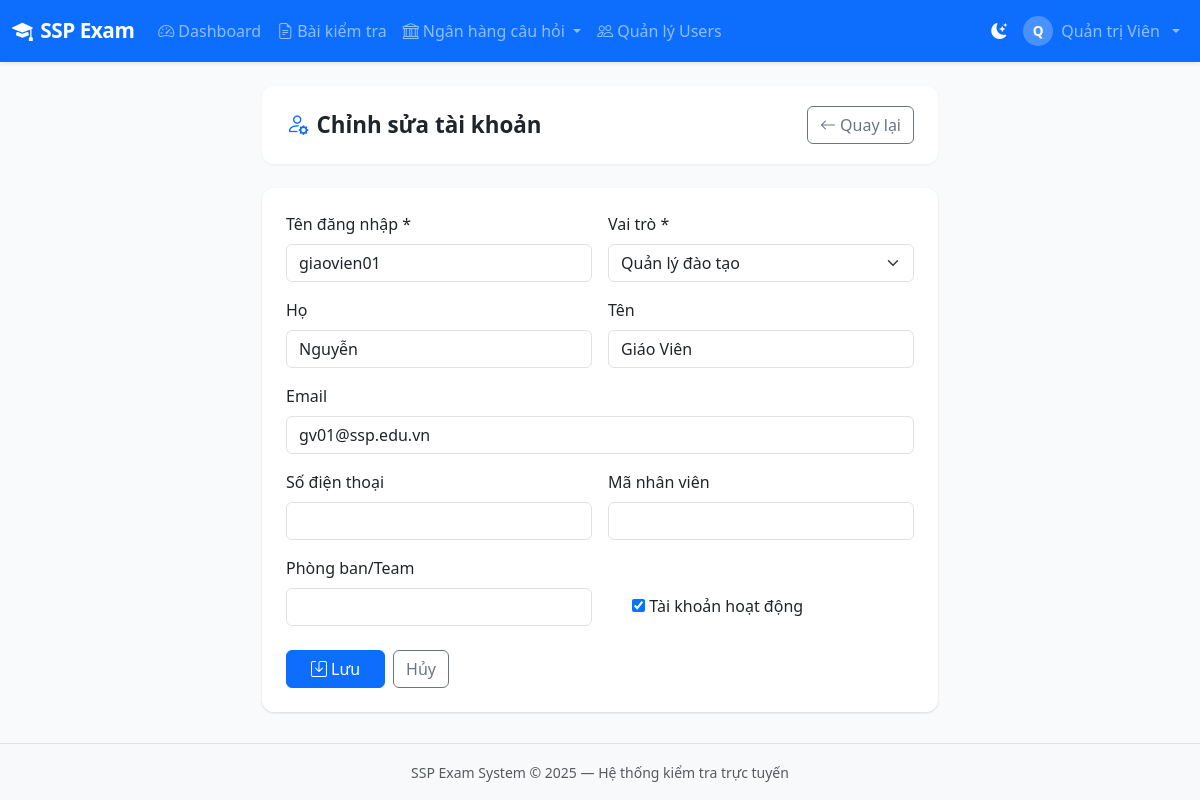
The page /accounts/users/2/edit/ (signed in) on the database as committed earlier.
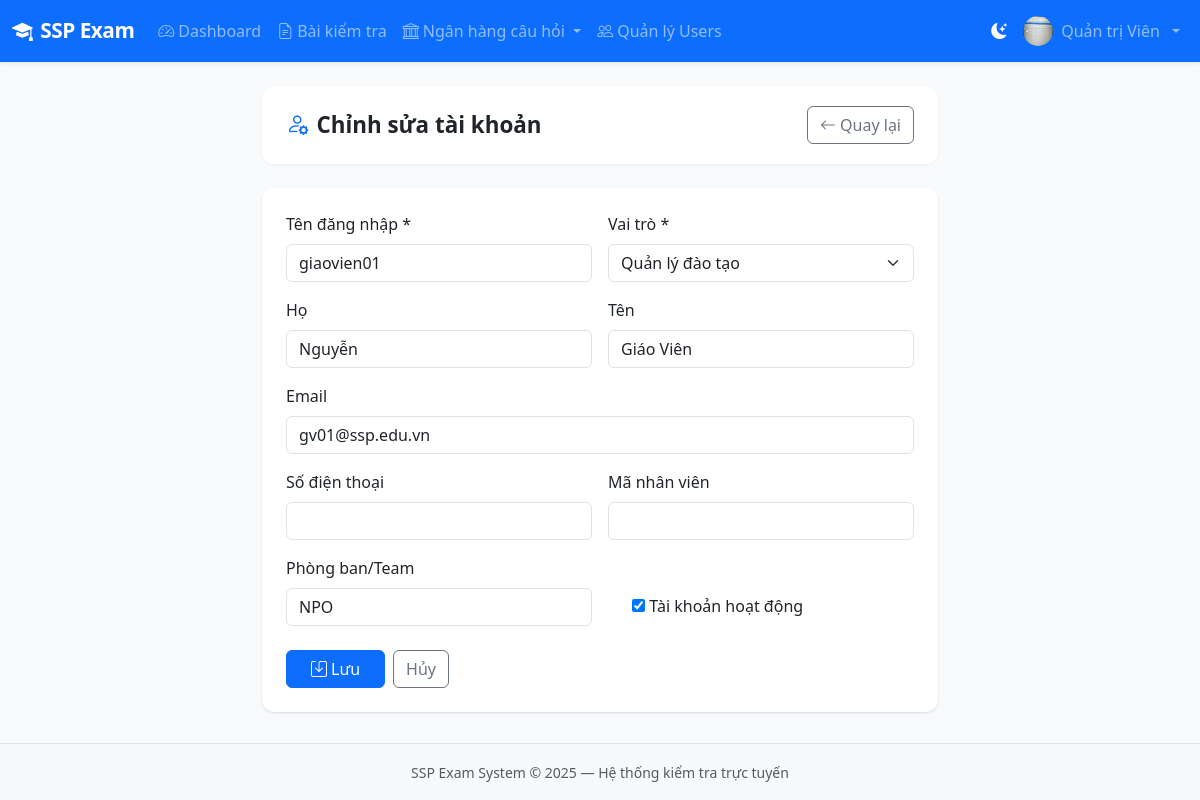
The same page on the database as committed later.
### accounts/models.py (models this page shows, shortened)
class User(AbstractUser):
    ROLE_ADMIN = 'admin'
    ROLE_TEACHER = 'teacher'
    ROLE_STUDENT = 'student'
    ROLE_CHOICES = [
        (ROLE_ADMIN, 'Quản trị viên'),
        (ROLE_TEACHER, 'Quản lý đào tạo'),
        (ROLE_STUDENT, 'Nhân viên'),
    ]
    role = models.CharField(max_length=20, choices=ROLE_CHOICES, default=ROLE_STUDENT)
    phone = models.CharField(max_length=20, blank=True)
    avatar = models.ImageField(upload_to='avatars/', blank=True, null=True)
    student_id = models.CharField(max_length=50, blank=True, verbose_name='Mã nhân viên')
    class_name = models.CharField(max_length=100, blank=True, verbose_name='Phòng ban/Team')
    created_at = models.DateTimeField(auto_now_add=True)
    updated_at = models.DateTimeField(auto_now=True)
    class Meta:
        verbose_name = 'Người dùng'
        verbose_name_plural = 'Người dùng'
        ordering = ['-date_joined']
    @property
    def is_admin(self):
        return self.role == self.ROLE_ADMIN
    @property
    def can_create_exam(self):
        return self.role in (self.ROLE_ADMIN, self.ROLE_TEACHER)

### accounts/views.py (the view)
# urls.py: path('users/<int:pk>/edit/', views.user_edit_view, name='user_edit'),
@admin_required
def user_edit_view(request, pk):
    user = get_object_or_404(User, pk=pk)
    form = AdminUserForm(request.POST or None, instance=user)
    if request.method == 'POST' and form.is_valid():
        form.save()
        messages.success(request, 'Cập nhật tài khoản thành công!')
        return redirect('user_list')
    return render(request, 'accounts/user_form.html', {'form': form, 'title': 'Chỉnh sửa tài khoản', 'obj': user})

### accounts/forms.py
class AdminUserForm(forms.ModelForm):
    class Meta:
        model = User
        fields = ['username', 'first_name', 'last_name', 'email', 'role', 'phone', 'student_id', 'class_name', 'is_active']
        widgets = {f: forms.TextInput(attrs={'class': 'form-control'}) for f in ['username', 'first_name', 'last_name', 'email', 'phone', 'student_id', 'class_name']}
    def __init__(self, *args, **kwargs):
        super().__init__(*args, **kwargs)
        self.fields['role'].widget.attrs['class'] = 'form-select'
        self.fields['email'].widget = forms.EmailInput(attrs={'class': 'form-control'})

### templates/accounts/user_form.html (shortened to what this page needs)
{% extends 'base.html' %}
{% block content %}
<div class="row justify-content-center">
  <div class="col-md-7">
    <div class="page-header">
      <h1><i class="bi bi-person-gear me-2 text-primary"></i>{{ title }}</h1>
      <a href="{% url 'user_list' %}" class="btn btn-outline-secondary"><i class="bi bi-arrow-left me-1"></i>Quay lại</a>
    </div>
    <div class="card">
      <div class="card-body p-4">
        <form method="post">
          <div class="row g-3">
            <div class="col-6">
              <label class="form-label fw-medium">Tên đăng nhập *</label>
              {{ form.username }}
            </div>
            <div class="col-6">
              <label class="form-label fw-medium">Vai trò *</label>
              {{ form.role }}
            </div>
            <div class="col-6">
              <label class="form-label fw-medium">Họ</label>
              {{ form.first_name }}
            </div>
            <div class="col-6">
              <label class="form-label fw-medium">Tên</label>
              {{ form.last_name }}
            </div>
            <div class="col-12">
              <label class="form-label fw-medium">Email</label>
              {{ form.email }}
            </div>
            <div class="col-6">
              <label class="form-label fw-medium">Số điện thoại</label>
              {{ form.phone }}
            </div>
            <div class="col-6">
              <label class="form-label fw-medium">Mã nhân viên</label>
              {{ form.student_id }}
            </div>
            <div class="col-6">
              <label class="form-label fw-medium">Phòng ban/Team</label>
              {{ form.class_name }}
            </div>
            <div class="col-6 d-flex align-items-end">
              <div class="form-check mb-2">
                {{ form.is_active }}
                <label class="form-check-label fw-medium">Tài khoản hoạt động</label>
              </div>
            </div>
          </div>
          <div class="d-flex gap-2 mt-4">
            <button type="submit" class="btn btn-primary px-4"><i class="bi bi-save me-1"></i>Lưu</button>
            <a href="{% url 'user_list' %}" class="btn btn-outline-secondary">Hủy</a>
          </div>
        </form>
      </div>
    </div>
  </div>
</div>
{% endblock %}

### templates/base.html (shortened to what this page needs)
<!DOCTYPE html>
<html lang="vi">
<head>
    <link href="https://cdn.jsdelivr.net/npm/bootstrap@5.3.2/dist/css/bootstrap.min.css" rel="stylesheet">
    <link href="https://cdn.jsdelivr.net/npm/bootstrap-icons@1.11.3/font/bootstrap-icons.min.css" rel="stylesheet">
    <link href="{% load static %}{% static 'css/main.css' %}" rel="stylesheet">
</head>
<body>
{% load static %}
<nav class="navbar navbar-expand-lg navbar-dark bg-primary shadow-sm">
    <div class="container-fluid">
        <a class="navbar-brand fw-bold" href="{% url 'dashboard' %}">
            <i class="bi bi-mortarboard-fill me-2"></i>SSP Exam
        </a>
        <div class="collapse navbar-collapse" id="navMain">
            {% if user.is_authenticated %}
            <ul class="navbar-nav me-auto">
                <li class="nav-item">
                    <a class="nav-link {% if request.resolver_match.url_name == 'dashboard' %}active{% endif %}"
                       href="{% url 'dashboard' %}"><i class="bi bi-speedometer2 me-1"></i>Dashboard</a>
                </li>
                {% if user.can_create_exam %}
                <li class="nav-item">
                    <a class="nav-link {% if 'exam' in request.resolver_match.url_name %}active{% endif %}"
                       href="{% url 'exam_list' %}"><i class="bi bi-file-earmark-text me-1"></i>Bài kiểm tra</a>
                </li>
                <li class="nav-item dropdown">
                    <a class="nav-link dropdown-toggle" href="#" data-bs-toggle="dropdown">
                        <i class="bi bi-bank me-1"></i>Ngân hàng câu hỏi
                    </a>
                </li>
                {% endif %}
                {% if user.is_admin %}
                <li class="nav-item">
                    <a class="nav-link" href="{% url 'user_list' %}"><i class="bi bi-people me-1"></i>Quản lý Users</a>
                </li>
                {% endif %}
            </ul>
            <ul class="navbar-nav ms-auto align-items-center">
                <li class="nav-item">
                    <button class="nav-link" id="themeToggle" type="button" title="Chế độ sáng / tối">
                        <i class="bi bi-moon-stars-fill" id="themeIcon"></i>
                    </button>
                </li>
                <li class="nav-item dropdown">
                    <a class="nav-link dropdown-toggle d-flex align-items-center gap-2" href="#" data-bs-toggle="dropdown">
                        {% if user.avatar %}
                        <img src="{{ user.avatar.url }}" class="rounded-circle" width="30" height="30" alt="avatar">
                        {% else %}
                        <div class="avatar-circle-sm">{{ user.first_name|first|default:user.username|first|upper }}</div>
                        {% endif %}
                        <span class="d-none d-md-inline">{{ user.get_full_name|default:user.username }}</span>
                    </a>
                </li>
            </ul>
            {% endif %}
        </div>
    </div>
</nav>
<div class="container-fluid py-4">
    {% block content %}{% endblock %}
</div>
<footer class="footer mt-auto py-3 bg-light border-top">
    <div class="container text-center">
        <span class="text-muted small">SSP Exam System &copy; 2025 — Hệ thống kiểm tra trực tuyến</span>
    </div>
</footer>
</body>
</html>

Rows that differ between the two databases and show on the page:
changed User "Quản trị Viên": avatar: picture added; first_name|first "Q" → (not shown)
changed User "giaovien01": class_name (not shown) → "NPO"
